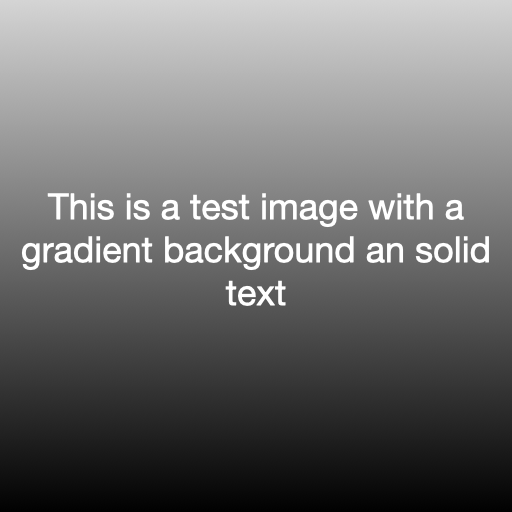
%> input picture visual2/tutotialImageThresholdingMatlab/gradient_with_text.png, 512 x 512 px
$ octave tutorialPart2.m   (GNU Octave 9; MATLAB toolbox functions it lacks are replaced by stand-ins)
%> lines starting %> are read from the running program, lines starting %| are printed output that depends on the picture; in (x1, y1, x2, y2) boxes, pixels count from 0 and x2, y2 are one past the last pixel; in counts of white or black regions, pixels touching at a corner belong together; the program's own positions count from 1
### visual2/tutotialImageThresholdingMatlab/adapt_thresh.m
function y = adapt_thresh(x)
    if std2(x) < 5
        y = zeros(size(x,1), size(x,2));
        % using ones will return a white background
        %y = ones(size(x,1), size(x,2));
    else
        y = im2bw(x, graythresh(x));
    end
end

### visual2/tutotialImageThresholdingMatlab/tutorialPart2.m
clear; close all;
%
% CIM - Image Thresholding principles using MATLAB
%   Adaptative Thresholding
%

IMAGE_FILE = 'gradient_with_text.png';

% the image is already b&w, but matlab is importing it as RGB
A = rgb2gray(imread(IMAGE_FILE));
%> A: size 512x512 uint8; min 1, max 255, mean 111.3
figure; imshow(A); title('Original Image'); drawnow

A_gthresh = im2bw(A, graythresh(A));
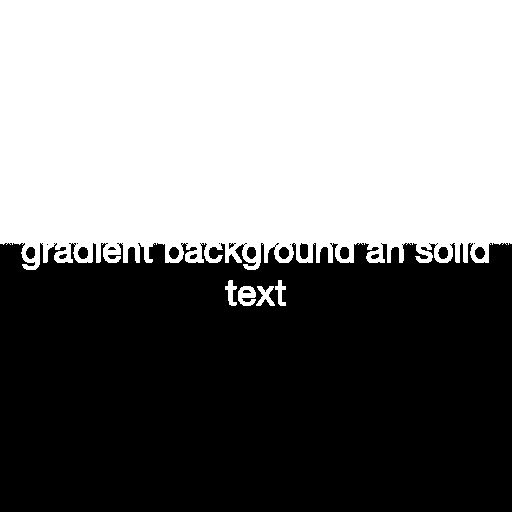
%> A_gthresh: size 512x512 logical; 49.9% white; 5 white regions, box (x1, y1, x2, y2) and area: (0, 0, 512, 270) 130002, (238, 286, 256, 306) 251, (256, 286, 275, 306) 197, (225, 280, 237, 306) 164, (275, 280, 286, 306) 145
figure; imshow(A_gthresh); title('Global Thresholding');
figure; imhist(A), title('Histogram of Original');
%> after `title('Histogram of Original')`:
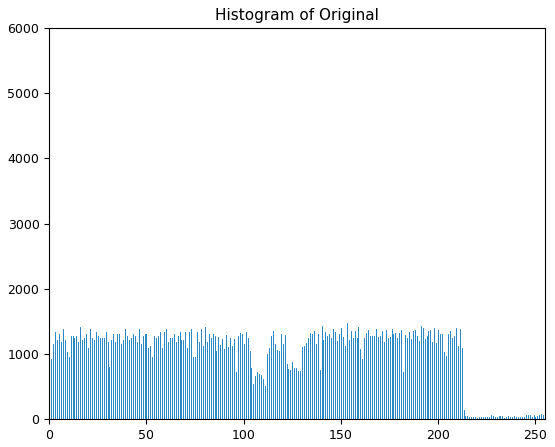
%> figure redrawn from the program's plot data; highest point at x = 255, y = 5934

A_thresh = blkproc(A, [10 10], @adapt_thresh);
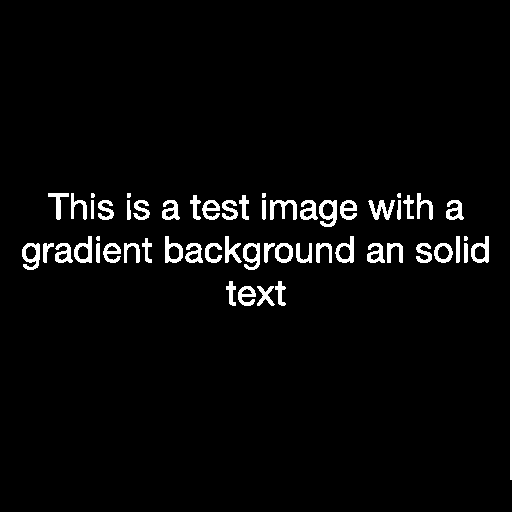
%> A_thresh: size 512x512 double; values 0 (black) and 1 (white), 3.8% white; 57 white regions (6 under 20 px), largest, box (x1, y1, x2, y2) and area: (510, 0, 512, 480) 960, (319, 200, 337, 227) 280, (22, 243, 40, 270) 272
figure;
subplot(1,2,1); imshow(A); title('Original Image');
subplot(1,2,2); imshow(A_thresh); title('Adaptive Thresholding');

std_without_text = std2(A(1:10, 1:10))
%> std_without_text = 1.12
std_with_text = std2(A(200:210, 200:210))
%> std_with_text = 42.74
